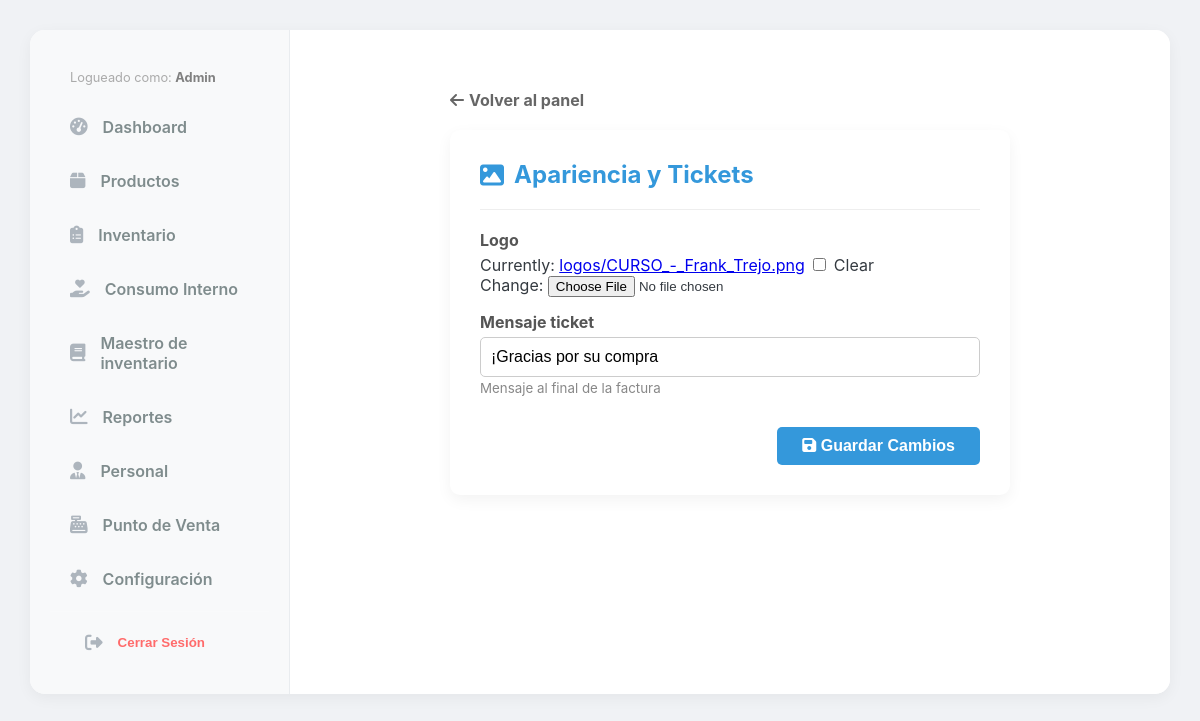
The page /core/configuracion/visual/ (signed in) on the database as committed earlier.
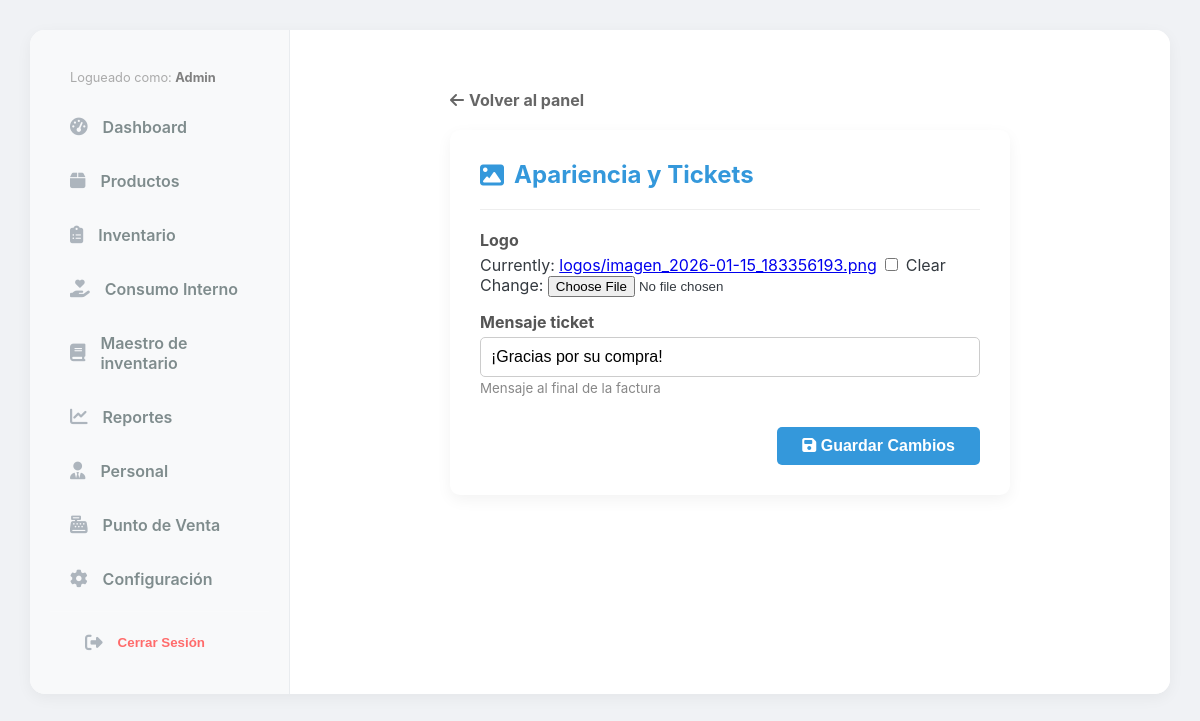
The same page on the database as committed later.
### core/models.py (models this page shows, shortened)
class Configuracion(models.Model):
    nombre_empresa = models.CharField(max_length=100, default="Di Catia Pizzas")
    rif = models.CharField(max_length=20, default="J-00000000-0", verbose_name="RIF / ID Fiscal")
    direccion = models.TextField(blank=True, default="Caracas, Venezuela")
    telefono = models.CharField(max_length=50, blank=True)
    mensaje_ticket = models.CharField(max_length=200, default="¡Gracias por su compra!", help_text="Mensaje al final de la factura")
    logo = models.ImageField(upload_to='logos/', blank=True, null=True)
    tasa_dolar = models.DecimalField(max_digits=10, decimal_places=2, default=40.00, verbose_name="Tasa BCV ($)")
    iva_porcentaje = models.DecimalField(max_digits=5, decimal_places=2, default=16.00, verbose_name="% IVA")
    igtf_porcentaje = models.DecimalField(max_digits=5, decimal_places=2, default=3.00, verbose_name="% IGTF (Divisas)")
    servicio_porcentaje = models.DecimalField(max_digits=5, decimal_places=2, default=10.00, verbose_name="% Servicio / Propina")
    monto_delivery_fijo = models.DecimalField(max_digits=10, decimal_places=2, default=0.00, verbose_name="Costo Delivery Estándar ($)")
    costo_caja_pequena = models.DecimalField(max_digits=10, decimal_places=2, default=0.50, verbose_name="Costo Caja Pequeña ($)")
    costo_caja_grande = models.DecimalField(max_digits=10, decimal_places=2, default=0.80, verbose_name="Costo Caja Grande ($)")
    gastos_operativos_porcentaje = models.DecimalField(max_digits=5, decimal_places=2, default=10.00, help_text="% estimado de Luz, Gas, Alquiler por producto", verbose_name="% Gastos Operativos")
    class Meta:
        verbose_name = "Configuración"
        verbose_name_plural = "Configuración"
    @classmethod
    def get_solo(cls):
        obj, created = cls.objects.get_or_create(id=1)
        return obj

### core/views.py (the view)
# urls.py: path('configuracion/visual/', views.editar_visual, name='conf_visual'),
def editar_visual(request):
    config = Configuracion.get_solo()
    if request.method == 'POST':
        form = ConfigVisualForm(request.POST, request.FILES, instance=config)
        if form.is_valid():
            form.save()
            messages.success(request, 'Apariencia actualizada.')
            return redirect('configuracion_menu')
    else:
        form = ConfigVisualForm(instance=config)
    return render(request, 'core/configuracion_form.html', {
        'form': form,
        'titulo': 'Apariencia y Tickets',
        'icono': 'fas fa-image'
    })

### core/forms.py
class ConfigVisualForm(forms.ModelForm):
    class Meta:
        model = Configuracion
        fields = ['logo', 'mensaje_ticket']

### core/context_processors.py (called while the page is built)
def configuracion_global(request):
    return {
        'config': Configuracion.get_solo()
    }

### core/templates/core/configuracion_form.html (shortened to what this page needs)
{% extends 'base.html' %}
{% load static %}
{% block content %}
<div style="padding: 20px; max-width: 600px; margin: 0 auto;">
    <a href="{% url 'configuracion_menu' %}" style="text-decoration: none; color: #666; font-weight: bold; display: inline-flex; align-items: center; gap: 5px; margin-bottom: 20px;">
        <i class="fas fa-arrow-left"></i> Volver al panel
    </a>
    <div class="card-style" style="background: white; padding: 30px; border-radius: 10px; box-shadow: 0 5px 15px rgba(0,0,0,0.05);">
        <h2 style="color: var(--primary-blue); margin-top: 0; display: flex; align-items: center; gap: 10px;">
            <i class="{{ icono }}"></i> {{ titulo }}
        </h2>
        <hr style="border: 0; border-top: 1px solid #eee; margin-bottom: 20px;">
        <form method="POST" enctype="multipart/form-data">
            {% for field in form %}
            <div style="margin-bottom: 15px;">
                <label style="display: block; font-weight: bold; color: #555; margin-bottom: 5px;">{{ field.label }}</label>
                <div style="width: 100%;">
                    {{ field }}
                </div>
                {% if field.help_text %}
                <small style="color: #888;">{{ field.help_text }}</small>
                {% endif %}
            </div>
            {% endfor %}
            <div style="margin-top: 30px; text-align: right;">
                <button type="submit" style="background: var(--primary-blue); color: white; border: none; padding: 10px 25px; border-radius: 5px; font-weight: bold; cursor: pointer; font-size: 1rem;">
                    <i class="fas fa-save"></i> Guardar Cambios
                </button>
            </div>
        </form>
    </div>
</div>
{% endblock %}

Rows that differ between the two databases and show on the page:
changed Configuracion: mensaje_ticket "¡Gracias por su compra" → "¡Gracias por su compra!"
Other text that changed with them:
text no longer shown: "Currently: logos/CURSO_-_Frank_Trejo.png Clear Change:"
text now shown: "Currently: logos/imagen_2026-01-15_183356193.png Clear Change:"
